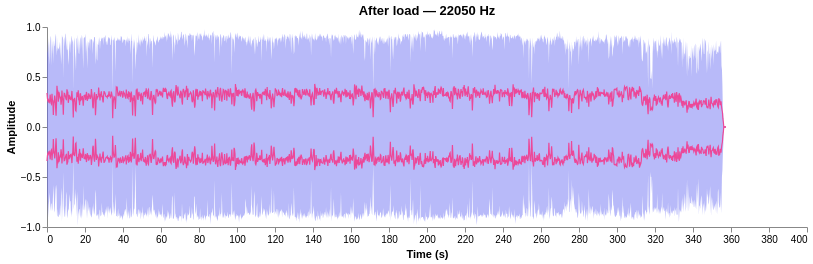

The cell this chart's notebook holds for it:
### Code cell
waveform_chart(audio, int(orig_sr), f"After load — {orig_sr} Hz", color="#6366f1")

### Figure 1 — Vega-Lite specification as saved in the notebook (floating-point values rounded to 4 significant figures; data arrays with more than 128 entries replaced by an {"elided": "..."} marker saying what was removed)
{"config": {"view": {"continuousWidth": 300, "continuousHeight": 300, "strokeOpacity": 0}, "axis": {"grid": false}}, "layer": [{"mark": {"type": "area", "color": "#6366f1", "opacity": 0.45}, "encoding": {"x": {"field": "time", "title": "Time (s)", "type": "quantitative"}, "y": {"field": "min", "scale": {"domain": [-1, 1]}, "title": "Amplitude", "type": "quantitative"}, "y2": {"field": "max"}}, "title": "After load — 22050 Hz"}, {"mark": {"type": "line", "color": "#ec4899", "strokeWidth": 1.2}, "encoding": {"x": {"field": "time", "type": "quantitative"}, "y": {"field": "rms", "type": "quantitative"}}, "title": "After load — 22050 Hz"}, {"mark": {"type": "line", "color": "#ec4899", "strokeWidth": 1.2}, "encoding": {"x": {"field": "time", "type": "quantitative"}, "y": {"field": "neg", "type": "quantitative"}}, "title": "After load — 22050 Hz", "transform": [{"calculate": "-datum.rms", "as": "neg"}]}], "data": {"name": "data-1995786c01df96162def8f2eb6609734"}, "height": 200, "width": 760, "$schema": "https://vega.github.io/schema/vega-lite/v6.4.1.json", "datasets": {"data-1995786c01df96162def8f2eb6609734": {"elided": "1500 records"}}}
